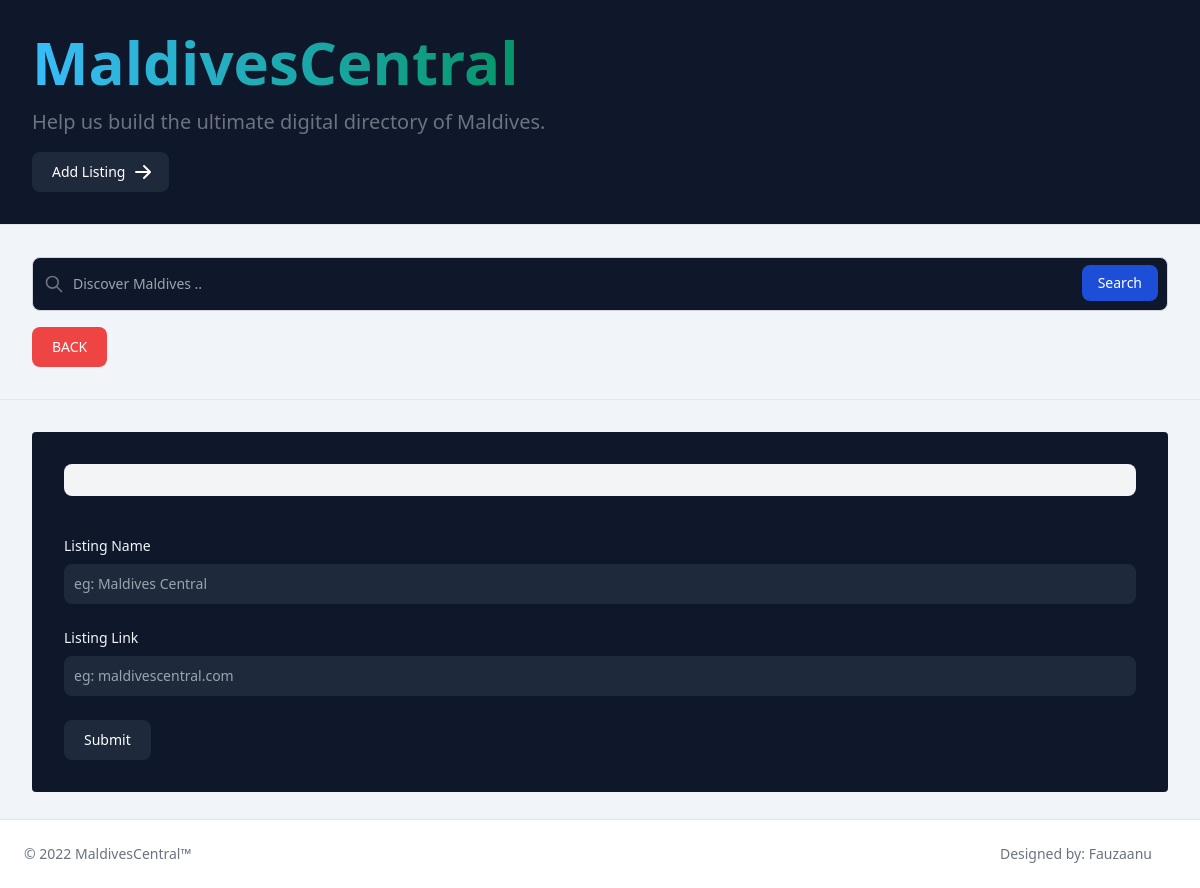
The page /cat/online-shopping on the database as committed earlier.
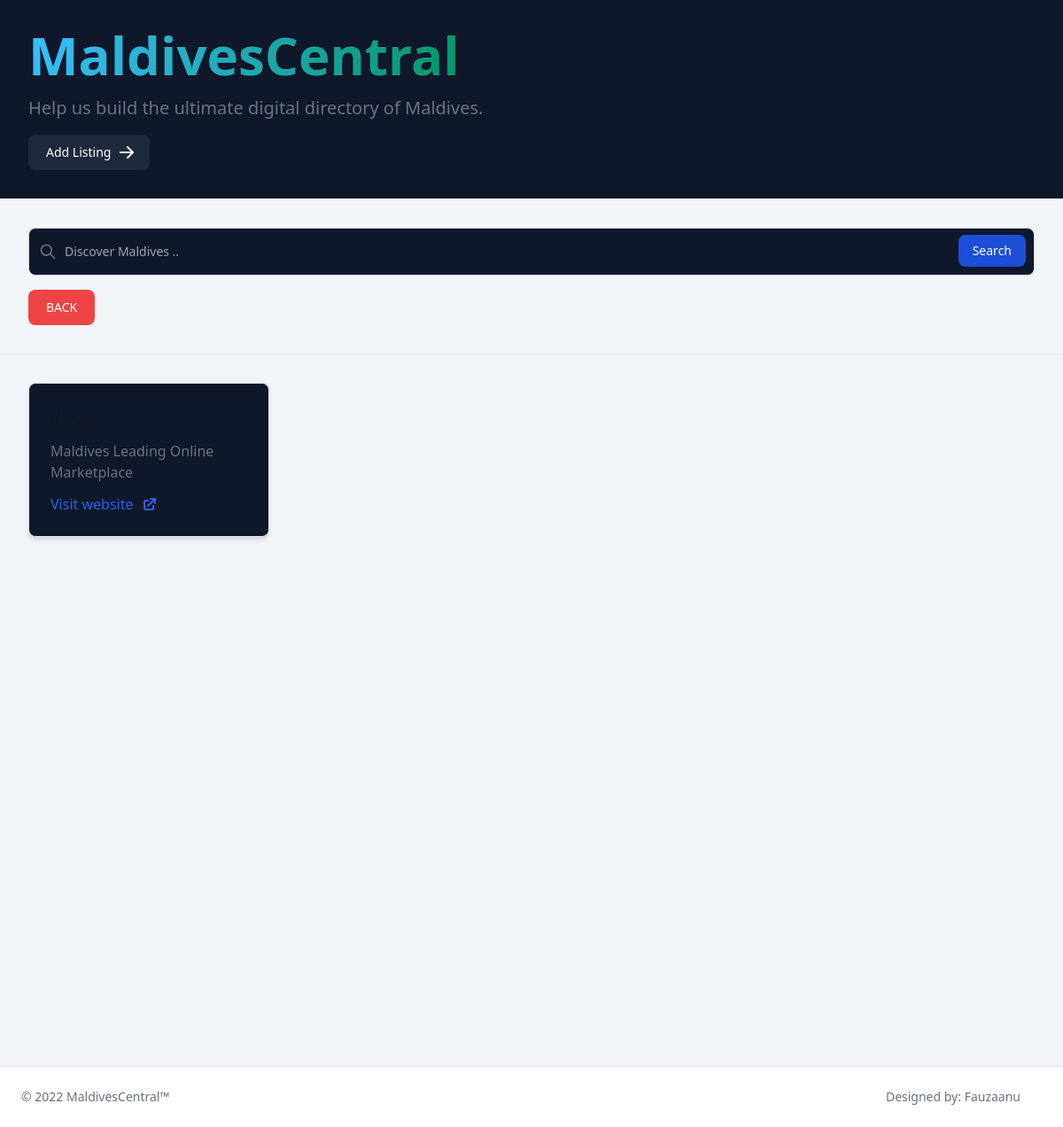
The same page on the database as committed later.
### core/models.py (models this page shows, shortened)
class Listing(models.Model):
    listing_name = models.CharField(max_length=100)
    listing_description = models.TextField(max_length=100)
    listing_seo_name = models.SlugField(unique=True, blank=False, editable=False)
    listing_original_url = models.CharField(max_length=200, default="#")
    listing_category = models.ManyToManyField(Cat)

### core/views.py (the view)
# urls.py: path('cat/<str:catname>',homepage_filtered, name="filtered"),
def homepage_filtered(request,catname):
    listings = Listing.objects.filter(listing_category__category_slug=catname)
    cats = Cat.objects.all()
    context = {"data":listings, 'cats':cats}
    return render(request,template_name='core/base.html',context=context)

### core/templates/core/base.html (shortened to what this page needs)
{% load static %}
<!DOCTYPE html>
<html lang="en">
<head>
    {% include 'core/meta.html' %}
    {% load pwa %}
</head>
<body class="bg-slate-100">
<div class="p-8 bg-slate-900">
    <h1 class="mb-4 text-3xl font-extrabold text-gray-900 dark:text-white md:text-5xl lg:text-6xl"><span
            class="text-transparent bg-clip-text bg-gradient-to-r to-emerald-600 from-sky-400">MaldivesCentral</span>
    </h1>
    <p class="text-lg font-normal text-gray-500 lg:text-xl dark:text-gray-400">Help us build the ultimate digital
        directory of Maldives.</p>
    <div class="pt-4">
        <button onclick="location.href='/'" type="button"
                class="text-white bg-slate-800 hover:bg-slate-500 focus:ring-4 focus:outline-none focus:ring-blue-300 font-medium rounded-lg text-sm px-5 py-2.5 text-center inline-flex items-center">
            Add Listing
        </button>
    </div>
</div>
<hr>
<div class="mx-auto">
    {% include 'core/search.html' %}
</div>
<div class="mx-auto">
    {% include 'core/filter_buttons.html' %}
</div>
{% block content %}
    <hr>
        {% if data|length > 0 %}
            <div class="p-8 grid gap-1 grid-cols-1 grid-rows-1 md:gap-3 md:grid-cols-3 md:grid-rows-3 lg:gap-4 lg:grid-cols-4 lg:grid-rows-4 xl:gap-5 xl:grid-cols-5 xl:grid-rows-5">
            {% for listing in data.iterator %}
                <div class="p-6 max-w-sm bg-slate-900 rounded-lg border border-gray-200 shadow-md">
                    <a href="{{ listing.listing_original_url }}">
                        <h5 class="mb-2 text-2xl font-semibold tracking-tight text-gray-900 dark:text-white">{{ listing.listing_name }}</h5>
                    </a>
                    <p class="mb-3 font-normal text-gray-500 dark:text-gray-400">{{ listing.listing_description }}</p>
                    <a href="{{ listing.listing_original_url }}"
                       class="inline-flex items-center text-blue-600 hover:underline">
                        Visit website
                    </a>
                </div>
            {% endfor %}
    </div>
        {% else %}
            <div class="m-8 p-8 bg-slate-900 rounded grid-cols-1 grid-rows-1">
                <div class="p-4 text-sm text-gray-700 bg-gray-100 rounded-lg dark:bg-gray-700 dark:text-gray-300"
                     role="alert">
                </div>
                <div class="mt-10">{% include 'core/add.html' %}</div>
            </div>
        {% endif %}
{% endblock content %}
<div class="p-8">
    {% include 'core/footer.html' %}
</div>
</body>
</html>

Rows that differ between the two databases and show on the page:
now on this page (row edited): Listing: listing_description "Maldives Leading Online Marketplace"
Other text that changed with them:
text no longer shown: "Listing Name Listing Link Submit"
